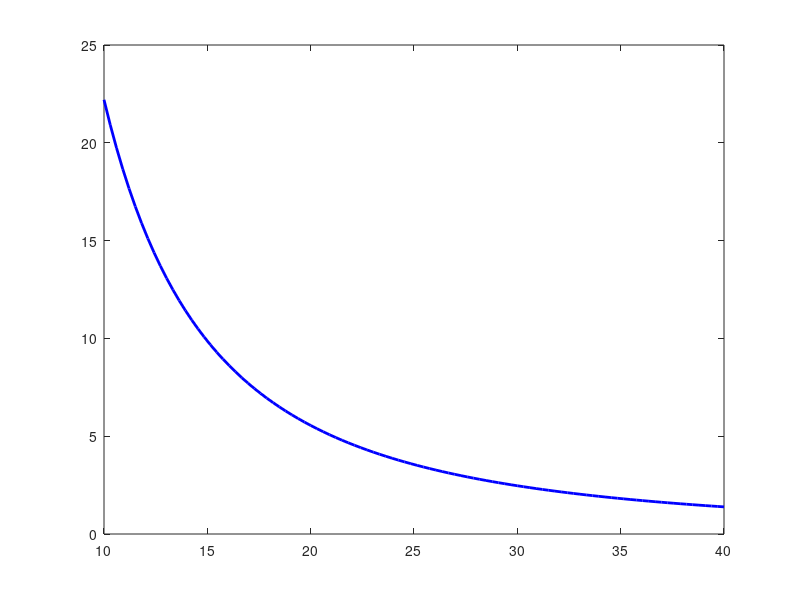

Recreate this plot in MATLAB. (Note: this script raises an error after producing the figure.)
clear; clc; close all;

%% Material Properties
Sy = 2.76e+8;  % Pa (276 MPa), Aluminum 6061-T6
FOS = 2;
S_allow = Sy / FOS;  % Pa (138 MPa)

%% Loading
M_b = 2.22;  % Nm, BENDING MOMENT (not torque!)

fprintf('================================================================\n');
fprintf('CRANK LINK SIZING\n');
fprintf('================================================================\n');
fprintf('Material: Aluminum 6061-T6\n');
fprintf('Yield Strength: %.0f MPa\n', Sy/1e6);
fprintf('Factor of Safety: %.1f\n', FOS);
fprintf('Allowable Stress: %.0f MPa\n', S_allow/1e6);
fprintf('Bending Moment: %.2f Nm\n', M_b);
fprintf('================================================================\n\n');

%% Analysis 1: Vary Height (h) with Fixed Thickness
t = 6/1000;  % m, fixed thickness
h_array = linspace(10/1000, 40/1000, 100);

% Bending stress: σ = M*c/I = 6*M/(t*h²)
S_bending_h = 6 * M_b ./ (t * h_array.^2);  % Pa

figure(1)
plot(h_array*1000, S_bending_h/1e6, 'b-', 'LineWidth', 2);  % Convert to MPa
hold on;
yline(S_allow/1e6, 'r--', 'LineWidth', 2);  % Convert to MPa
legend('Bending stress', sprintf('Allowable = %.0f MPa (Sy/FOS)', S_allow/1e6), ...
       'FontSize', 11, 'Location', 'best');
xlabel('Height h (mm)', 'FontSize', 12);
ylabel('Bending Stress (MPa)', 'FontSize', 12);
title(sprintf('Bending Stress vs Height (t = %.1f mm)', t*1000), ...
      'FontSize', 13, 'FontWeight', 'bold');
grid on;

% Find minimum safe height
idx_safe = find(S_bending_h <= S_allow, 1, 'first');
if ~isempty(idx_safe)
    h_min = h_array(idx_safe);
    fprintf('Minimum safe height (t=%.1f mm): h = %.2f mm\n', t*1000, h_min*1000);
    fprintf('  Stress at this point: %.1f MPa\n\n', S_bending_h(idx_safe)/1e6);
    
    % Add vertical line on plot
    xline(h_min*1000, 'g--', 'LineWidth', 1.5, 'Label', sprintf('h_{min}=%.1fmm', h_min*1000));
else
    fprintf('WARNING: No safe height found! All stresses exceed allowable.\n\n');
    h_min = max(h_array);
end

h_optimal = h_min;  % Use calculated minimum instead of picking from plot

%% Analysis 2: Vary Thickness (t) with Optimal Height
t_array = linspace(3/1000, 13/1000, 100);

% Bending stress: σ = 6*M/(t*h²)
S_bending_t = 6 * M_b ./ (t_array * h_optimal^2);  % Pa

figure(2)
plot(t_array*1000, S_bending_t/1e6, 'b-', 'LineWidth', 2);  % Convert to MPa
hold on;
yline(S_allow/1e6, 'r--', 'LineWidth', 2);  % Convert to MPa
legend('Bending stress', sprintf('Allowable = %.0f MPa (Sy/FOS)', S_allow/1e6), ...
       'FontSize', 11, 'Location', 'best');
xlabel('Thickness t (mm)', 'FontSize', 12);
ylabel('Bending Stress (MPa)', 'FontSize', 12);
title(sprintf('Bending Stress vs Thickness (h = %.1f mm)', h_optimal*1000), ...
      'FontSize', 13, 'FontWeight', 'bold');
grid on;

% Find minimum safe thickness
idx_safe_t = find(S_bending_t <= S_allow, 1, 'first');
if ~isempty(idx_safe_t)
    t_min = t_array(idx_safe_t);
    fprintf('Minimum safe thickness (h=%.1f mm): t = %.2f mm\n', h_optimal*1000, t_min*1000);
    fprintf('  Stress at this point: %.1f MPa\n\n', S_bending_t(idx_safe_t)/1e6);
    
    % Add vertical line on plot
    xline(t_min*1000, 'g--', 'LineWidth', 1.5, 'Label', sprintf('t_{min}=%.1fmm', t_min*1000));
else
    fprintf('WARNING: No safe thickness found!\n\n');
    t_min = max(t_array);
end

%% Final Design Summary
fprintf('================================================================\n');
fprintf('RECOMMENDED DESIGN\n');
fprintf('================================================================\n');
fprintf('Minimum Dimensions:\n');
fprintf('  Height (h):     %.2f mm\n', h_optimal*1000);
fprintf('  Thickness (t):  %.2f mm\n', t_min*1000);
fprintf('  Cross-section:  %.2f × %.2f mm\n', t_min*1000, h_optimal*1000);
fprintf('  Area:           %.1f mm²\n\n', t_min*h_optimal*1e6);

% Calculate actual stress with final dimensions
S_final = 6 * M_b / (t_min * h_optimal^2);
FOS_actual = Sy / S_final;

fprintf('Final Performance:\n');
fprintf('  Bending stress: %.1f MPa\n', S_final/1e6);
fprintf('  Allowable:      %.1f MPa\n', S_allow/1e6);
fprintf('  Utilization:    %.1f%%\n', S_final/S_allow*100);
fprintf('  Actual FOS:     %.2f\n', FOS_actual);
fprintf('================================================================\n');